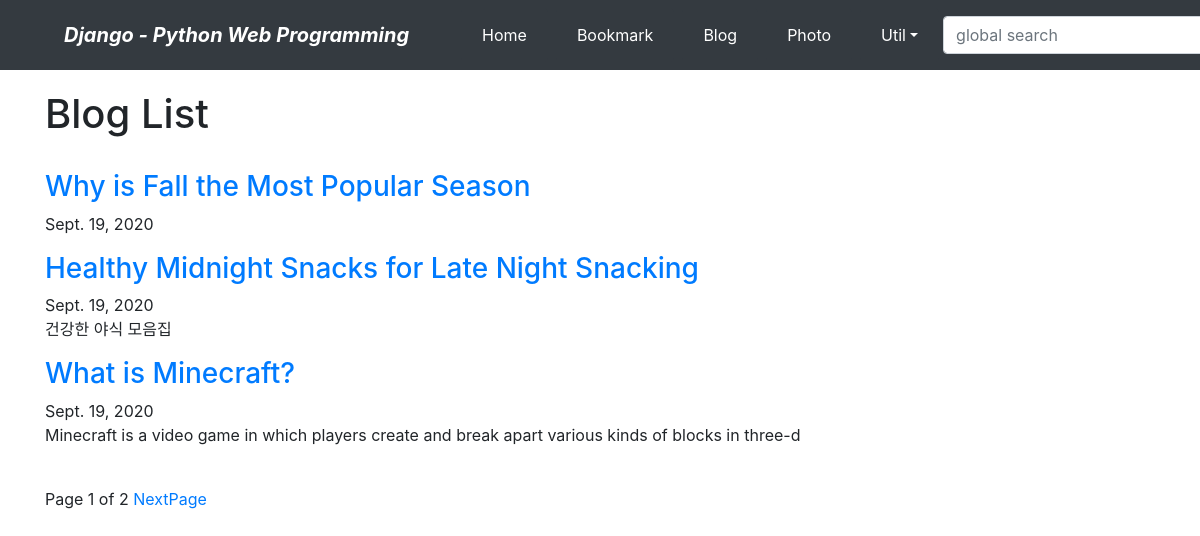
The page /blog/ on the database as committed earlier.
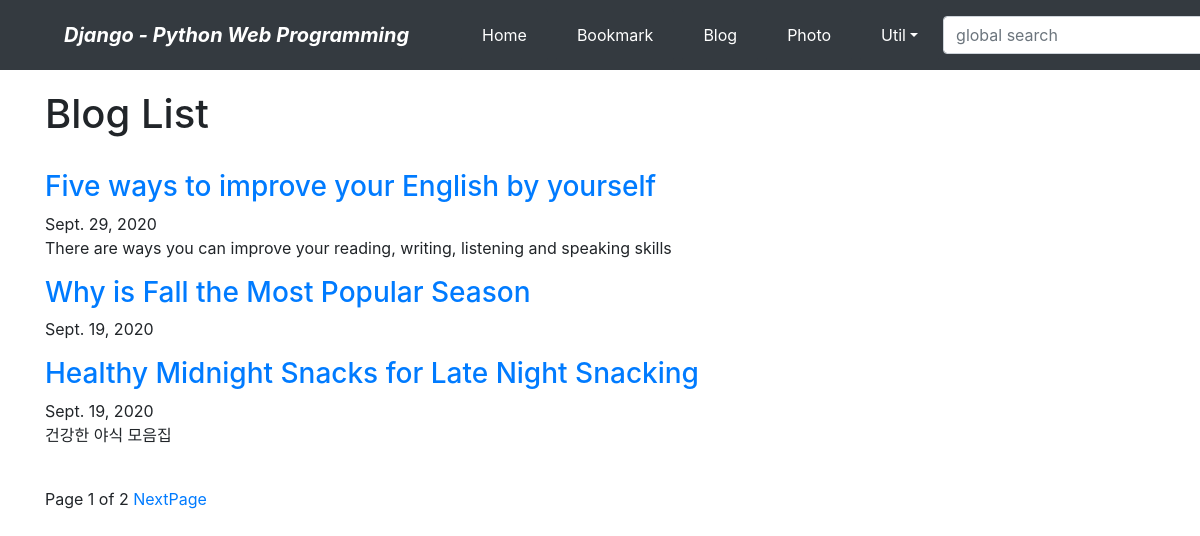
The same page on the database as committed later.
### blog/models.py (models this page shows, shortened)
class Post(models.Model):
    title = models.CharField(verbose_name = 'TITLE', max_length = 50)
    slug = models.SlugField('SLUG', unique = True, allow_unicode = True, help_text = 'one word for title alias.')
    description = models.CharField('DESCRIPTION', max_length = 100, blank = True, help_text = 'simple description text')
    content = models.TextField('CONTENT')
    create_dt = models.DateTimeField('CREATE DATE', auto_now_add = True)
    modify_dt = models.DateTimeField('MODIFY DATE', auto_now = True)
    tags = TaggableManager(blank = True)
    class Meta:
        verbose_name = 'post'
        verbose_name_plural = 'posts'
        db_table = 'blog_posts'
        ordering = ('-modify_dt',)
    def get_absolute_url(self):
        return reverse('blog:post_detail', args=(self.slug,))

### blog/views.py (the view)
# urls.py: path('', views.PostLV.as_view(), name = 'index'),
class PostLV(ListView):
    model = Post
    template_name = 'blog/post_all.html'
    context_object_name = 'posts'
    paginate_by = 3

### blog/templates/blog/post_all.html (shortened to what this page needs)
{% extends "base.html" %}
{% block content %}
<h1>Blog List</h1>
<br>
{% for post in posts %}
    <h3><a href = '{{ post.get_absolute_url }}'>{{ post.title }}</a></h3>
    {{ post.modify_dt|date:"N d, Y" }}
    <p>{{ post.description }}</p>
{% endfor %}
<br>
<div>
    <span>
        Page {{ page_obj.number }} of {{ page_obj.paginator.num_pages }}
        {% if page_obj.has_next %}
            <a href = "?page={{ page_obj.next_page_number }}">NextPage</a>
        {% endif %}
    </span>
</div>
{% endblock %}

### templates/base.html (shortened to what this page needs)
<!DOCTYPE html>
<html lang="ko">
<head>
    <link href="https://cdnjs.cloudflare.com/ajax/libs/font-awesome/5.13.0/css/all.min.css" rel="stylesheet">
    <link rel="stylesheet" href="https://stackpath.bootstrapcdn.com/bootstrap/4.5.2/css/bootstrap.min.css"
>
</head>
<body style="padding-top:90px; padding-bottom:10px;">
    <nav class="navbar navbar-expand-lg navbar-dark bg-dark fixed-top">
        <span class="navbar-brand mx-5 mb-0 font-weight-bold font-italic">Django - Python Web Programming</span>
        <div class="collapse navbar-collapse" id="navbarSupportedContent">
          <ul class="navbar-nav mr-auto">
            <li class="nav-item mx-1 btn btn-dark">
              <a class="nav-link text-white" href="{% url 'home' %}">Home <span class="sr-only">(current)</span></a></li>
            <li class="nav-item mx-1 btn btn-dark">
              <a class="nav-link text-white" href="{% url 'bookmark:index' %}">Bookmark</a></li>
            <li class="nav-item mx-1 btn btn-dark">
                <a class="nav-link text-white" href="{% url 'blog:index' %}">Blog</a></li>
            <li class="nav-item mx-1 btn btn-dark">
                <a class="nav-link text-white" href="">Photo</a></li>
            <li class="nav-item dropdown mx-1 btn btn-dark">
              <a class="nav-link dropdown-toggle text-white" href="#" id="navbarDropdown" role="button"
              data-toggle="dropdown" aria-haspopup="true" aria-expanded="false">Util</a>
            </li>
          </ul>
          <form class="form-inline my-2" action="" method="post">{% csrf_token %}
            <input class="form-control mr-sm-2" type="search" placeholder="global search" name="search_word" aria-label="Search">
          </form>
        </div>
      </nav>
      <div class="container">
          {% block content %}{% endblock %}
      </div>
</body>
</html>

Rows that differ between the two databases and show on the page:
no longer on this page (row unchanged): Post: title "What is Minecraft?", modify_dt "Sept. 19, 2020", description "Minecraft is a video game in which players create and break apart various kinds of blocks in three-d"
added Post: title "Five ways to improve your English by yourself", modify_dt "Sept. 29, 2020", description "There are ways you can improve your reading, writing, listening and speaking skills"
